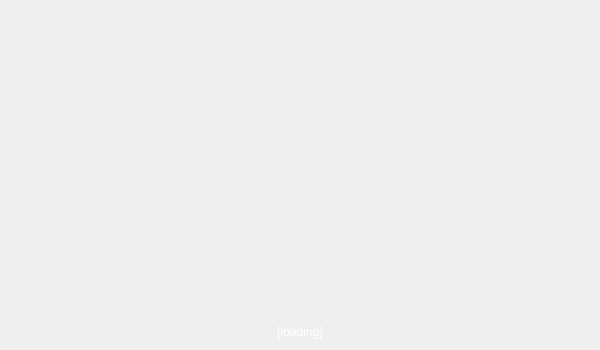
<?xml version="1.0" encoding="UTF-8"?>
<ui version="4.0">
 <class>Splash</class>
 <widget class="QDialog" name="Splash">
  <property name="geometry">
   <rect>
    <x>0</x>
    <y>0</y>
    <width>600</width>
    <height>350</height>
   </rect>
  </property>
  <property name="minimumSize">
   <size>
    <width>600</width>
    <height>350</height>
   </size>
  </property>
  <property name="maximumSize">
   <size>
    <width>600</width>
    <height>350</height>
   </size>
  </property>
  <property name="font">
   <font>
    <family>Ubuntu</family>
   </font>
  </property>
  <property name="windowTitle">
   <string>LitecoinPlus</string>
  </property>
  <layout class="QHBoxLayout" name="horizontalLayout_2">
   <item>
    <layout class="QVBoxLayout" name="verticalLayout_2">
     <item>
      <spacer name="verticalSpacer_2">
       <property name="orientation">
        <enum>Qt::Vertical</enum>
       </property>
       <property name="sizeHint" stdset="0">
        <size>
         <width>20</width>
         <height>40</height>
        </size>
       </property>
      </spacer>
     </item>
     <item>
      <layout class="QHBoxLayout" name="horizontalLayout">
       <item>
        <widget class="QLabel" name="info">
         <property name="cursor">
          <cursorShape>IBeamCursor</cursorShape>
         </property>
         <property name="text">
          <string>&lt;html&gt;&lt;head/&gt;&lt;body&gt;&lt;p&gt;&lt;span style=&quot; color:#ffffff;&quot;&gt;[loading]&lt;/span&gt;&lt;/p&gt;&lt;/body&gt;&lt;/html&gt;</string>
         </property>
         <property name="alignment">
          <set>Qt::AlignCenter</set>
         </property>
         <property name="textInteractionFlags">
          <set>Qt::LinksAccessibleByMouse|Qt::TextSelectableByKeyboard|Qt::TextSelectableByMouse</set>
         </property>
        </widget>
       </item>
      </layout>
     </item>
    </layout>
   </item>
  </layout>
 </widget>
 <resources>
  <include location="../bitcoin.qrc"/>
 </resources>
 <connections/>
</ui>
